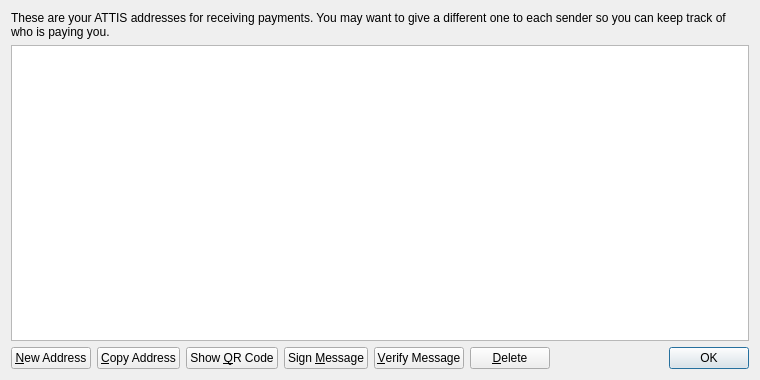
<?xml version="1.0" encoding="UTF-8"?>
<ui version="4.0">
 <class>AddressBookPage</class>
 <widget class="QWidget" name="AddressBookPage">
  <property name="geometry">
   <rect>
    <x>0</x>
    <y>0</y>
    <width>760</width>
    <height>380</height>
   </rect>
  </property>
  <property name="windowTitle">
   <string>Address Book</string>
  </property>
  <layout class="QVBoxLayout" name="verticalLayout">
   <item>
    <widget class="QLabel" name="labelExplanation">
     <property name="text">
      <string>These are your ATTIS addresses for receiving payments. You may want to give a different one to each sender so you can keep track of who is paying you.</string>
     </property>
     <property name="textFormat">
      <enum>Qt::PlainText</enum>
     </property>
     <property name="wordWrap">
      <bool>true</bool>
     </property>
    </widget>
   </item>
   <item>
    <widget class="QTableView" name="tableView">
     <property name="contextMenuPolicy">
      <enum>Qt::CustomContextMenu</enum>
     </property>
     <property name="toolTip">
      <string>Double-click to edit address or label</string>
     </property>
     <property name="tabKeyNavigation">
      <bool>false</bool>
     </property>
     <property name="alternatingRowColors">
      <bool>true</bool>
     </property>
     <property name="selectionMode">
      <enum>QAbstractItemView::SingleSelection</enum>
     </property>
     <property name="selectionBehavior">
      <enum>QAbstractItemView::SelectRows</enum>
     </property>
     <property name="sortingEnabled">
      <bool>true</bool>
     </property>
     <attribute name="verticalHeaderVisible">
      <bool>false</bool>
     </attribute>
    </widget>
   </item>
   <item>
    <layout class="QHBoxLayout" name="horizontalLayout">
     <item>
      <widget class="QPushButton" name="newAddressButton">
       <property name="toolTip">
        <string>Create a new address</string>
       </property>
       <property name="text">
        <string>&amp;New Address</string>
       </property>
       <property name="icon">
        <iconset resource="../bitcoin.qrc">
         <normaloff>:/icons/add</normaloff>:/icons/add</iconset>
       </property>
      </widget>
     </item>
     <item>
      <widget class="QPushButton" name="copyToClipboard">
       <property name="toolTip">
        <string>Copy the currently selected address to the system clipboard</string>
       </property>
       <property name="text">
        <string>&amp;Copy Address</string>
       </property>
       <property name="icon">
        <iconset resource="../bitcoin.qrc">
         <normaloff>:/icons/editcopy</normaloff>:/icons/editcopy</iconset>
       </property>
      </widget>
     </item>
     <item>
      <widget class="QPushButton" name="showQRCode">
       <property name="text">
        <string>Show &amp;QR Code</string>
       </property>
       <property name="icon">
        <iconset resource="../bitcoin.qrc">
         <normaloff>:/icons/qrcode</normaloff>:/icons/qrcode</iconset>
       </property>
      </widget>
     </item>
     <item>
      <widget class="QPushButton" name="signMessage">
       <property name="toolTip">
        <string>Sign a message to prove you own a ATTIS address</string>
       </property>
       <property name="text">
        <string>Sign &amp;Message</string>
       </property>
       <property name="icon">
        <iconset resource="../bitcoin.qrc">
         <normaloff>:/icons/edit</normaloff>:/icons/edit</iconset>
       </property>
      </widget>
     </item>
     <item>
      <widget class="QPushButton" name="verifyMessage">
       <property name="toolTip">
        <string>Verify a message to ensure it was signed with a specified ATTIS address</string>
       </property>
       <property name="text">
        <string>&amp;Verify Message</string>
       </property>
       <property name="icon">
        <iconset resource="../bitcoin.qrc">
         <normaloff>:/icons/transaction_0</normaloff>:/icons/transaction_0</iconset>
       </property>
      </widget>
     </item>
     <item>
      <widget class="QPushButton" name="deleteButton">
       <property name="toolTip">
        <string>Delete the currently selected address from the list</string>
       </property>
       <property name="text">
        <string>&amp;Delete</string>
       </property>
       <property name="icon">
        <iconset resource="../bitcoin.qrc">
         <normaloff>:/icons/remove</normaloff>:/icons/remove</iconset>
       </property>
      </widget>
     </item>
     <item>
      <spacer name="horizontalSpacer">
       <property name="orientation">
        <enum>Qt::Horizontal</enum>
       </property>
       <property name="sizeHint" stdset="0">
        <size>
         <width>40</width>
         <height>20</height>
        </size>
       </property>
      </spacer>
     </item>
     <item>
      <widget class="QDialogButtonBox" name="buttonBox">
       <property name="sizePolicy">
        <sizepolicy hsizetype="Maximum" vsizetype="Fixed">
         <horstretch>0</horstretch>
         <verstretch>0</verstretch>
        </sizepolicy>
       </property>
       <property name="standardButtons">
        <set>QDialogButtonBox::Ok</set>
       </property>
      </widget>
     </item>
    </layout>
   </item>
  </layout>
 </widget>
 <resources>
  <include location="../bitcoin.qrc"/>
 </resources>
 <connections/>
</ui>
